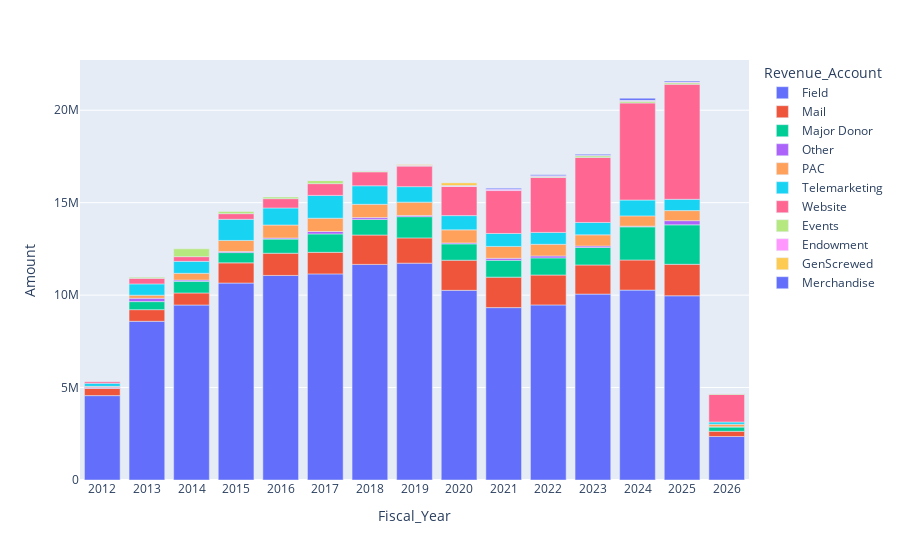

Source (notebook cell):
### Code cell
import plotly.express as px

# Remove records where Fiscal_Year contains 'Nov' (case-insensitive)
df_clean = df[~df['Fiscal_Year'].astype(str).str.contains('nov', case=False)]

revenue_per_year_account = df_clean.groupby(['Fiscal_Year','Revenue_Account'], as_index=False)['Amount'].sum()

revenue_per_year_account

revenue_per_year_account_chart = px.bar(revenue_per_year_account, x='Fiscal_Year', y='Amount', color='Revenue_Account')
revenue_per_year_account_chart.show()

### Figure 1 — Plotly figure (JSON) as saved in the notebook; plotly's stock layout.template omitted (floating-point values rounded to 4 significant figures)
{"data": [{"hovertemplate": "Revenue_Account=Field<br>Fiscal_Year=%{x}<br>Amount=%{y}<extra></extra>", "legendgroup": "Field", "marker": {"color": "#636efa", "pattern": {"shape": ""}}, "name": "Field", "orientation": "v", "showlegend": true, "textposition": "auto", "type": "bar", "x": ["2012", "2013", "2014", "2015", "2016", "2017", "2018", "2019", "2020", "2021", "2022", "2023", "2024", "2025", "2026"], "xaxis": "x", "y": [4564000.0, 8584000.0, 9465000.0, 10650000.0, 11060000.0, 11150000.0, 11660000.0, 11730000.0, 10260000.0, 9324000.0, 9469000.0, 10050000.0, 10270000.0, 9964000.0, 2354000.0], "yaxis": "y"}, {"hovertemplate": "Revenue_Account=Mail<br>Fiscal_Year=%{x}<br>Amount=%{y}<extra></extra>", "legendgroup": "Mail", "marker": {"color": "#EF553B", "pattern": {"shape": ""}}, "name": "Mail", "orientation": "v", "showlegend": true, "textposition": "auto", "type": "bar", "x": ["2012", "2013", "2014", "2015", "2016", "2017", "2018", "2019", "2020", "2021", "2022", "2023", "2024", "2025", "2026"], "xaxis": "x", "y": [398500.0, 629600.0, 652100.0, 1092000.0, 1201000.0, 1166000.0, 1588000.0, 1366000.0, 1631000.0, 1649000.0, 1617000.0, 1576000.0, 1630000.0, 1702000.0, 279600.0], "yaxis": "y"}, {"hovertemplate": "Revenue_Account=Major Donor<br>Fiscal_Year=%{x}<br>Amount=%{y}<extra></extra>", "legendgroup": "Major Donor", "marker": {"color": "#00cc96", "pattern": {"shape": ""}}, "name": "Major Donor", "orientation": "v", "showlegend": true, "textposition": "auto", "type": "bar", "x": ["2012", "2013", "2014", "2015", "2016", "2017", "2018", "2019", "2020", "2021", "2022", "2023", "2024", "2025", "2026"], "xaxis": "x", "y": [6500.0, 434700.0, 627500.0, 556000.0, 763100.0, 995500.0, 846400.0, 1148000.0, 882100.0, 912000.0, 927000.0, 944300.0, 1793000.0, 2134000.0, 241000.0], "yaxis": "y"}, {"hovertemplate": "Revenue_Account=Other<br>Fiscal_Year=%{x}<br>Amount=%{y}<extra></extra>", "legendgroup": "Other", "marker": {"color": "#ab63fa", "pattern": {"shape": ""}}, "name": "Other", "orientation": "v", "showlegend": true, "textposition": "auto", "type": "bar", "x": ["2012", "2013", "2014", "2015", "2016", "2017", "2018", "2019", "2020", "2021", "2022", "2023", "2024", "2025", "2026"], "xaxis": "x", "y": [51550.0, 182000.0, 70370.0, 59920.0, 57350.0, 131600.0, 96870.0, 65740.0, 53640.0, 107300.0, 107000.0, 80000.0, 36820.0, 227200.0, 908.9], "yaxis": "y"}, {"hovertemplate": "Revenue_Account=PAC<br>Fiscal_Year=%{x}<br>Amount=%{y}<extra></extra>", "legendgroup": "PAC", "marker": {"color": "#FFA15A", "pattern": {"shape": ""}}, "name": "PAC", "orientation": "v", "showlegend": true, "textposition": "auto", "type": "bar", "x": ["2012", "2013", "2014", "2015", "2016", "2017", "2018", "2019", "2020", "2021", "2022", "2023", "2024", "2025", "2026"], "xaxis": "x", "y": [44440.0, 165500.0, 364600.0, 597200.0, 704400.0, 718300.0, 718100.0, 720900.0, 705600.0, 641400.0, 627800.0, 602900.0, 555300.0, 542300.0, 138000.0], "yaxis": "y"}, {"hovertemplate": "Revenue_Account=Telemarketing<br>Fiscal_Year=%{x}<br>Amount=%{y}<extra></extra>", "legendgroup": "Telemarketing", "marker": {"color": "#19d3f3", "pattern": {"shape": ""}}, "name": "Telemarketing", "orientation": "v", "showlegend": true, "textposition": "auto", "type": "bar", "x": ["2012", "2013", "2014", "2015", "2016", "2017", "2018", "2019", "2020", "2021", "2022", "2023", "2024", "2025", "2026"], "xaxis": "x", "y": [166800.0, 610400.0, 645700.0, 1142000.0, 922500.0, 1235000.0, 1003000.0, 838000.0, 770500.0, 700000.0, 642700.0, 670700.0, 858000.0, 611600.0, 124000.0], "yaxis": "y"}, {"hovertemplate": "Revenue_Account=Website<br>Fiscal_Year=%{x}<br>Amount=%{y}<extra></extra>", "legendgroup": "Website", "marker": {"color": "#FF6692", "pattern": {"shape": ""}}, "name": "Website", "orientation": "v", "showlegend": true, "textposition": "auto", "type": "bar", "x": ["2012", "2013", "2014", "2015", "2016", "2017", "2018", "2019", "2020", "2021", "2022", "2023", "2024", "2025", "2026"], "xaxis": "x", "y": [84840.0, 300000.0, 256200.0, 305600.0, 503700.0, 635100.0, 754300.0, 1122000.0, 1574000.0, 2322000.0, 2969000.0, 3519000.0, 5249000.0, 6225000.0, 1490000.0], "yaxis": "y"}, {"hovertemplate": "Revenue_Account=Events<br>Fiscal_Year=%{x}<br>Amount=%{y}<extra></extra>", "legendgroup": "Events", "marker": {"color": "#B6E880", "pattern": {"shape": ""}}, "name": "Events", "orientation": "v", "showlegend": true, "textposition": "auto", "type": "bar", "x": ["2013", "2014", "2015", "2016", "2017", "2018", "2019", "2020", "2022", "2023", "2024", "2025", "2026"], "xaxis": "x", "y": [64140.0, 421900.0, 123100.0, 88930.0, 168600.0, 39900.0, 2625.0, 7875.0, 50250.0, 86180.0, 93690.0, 78390.0, 53410.0], "yaxis": "y"}, {"hovertemplate": "Revenue_Account=Endowment<br>Fiscal_Year=%{x}<br>Amount=%{y}<extra></extra>", "legendgroup": "Endowment", "marker": {"color": "#FF97FF", "pattern": {"shape": ""}}, "name": "Endowment", "orientation": "v", "showlegend": true, "textposition": "auto", "type": "bar", "x": ["2017", "2018", "2019", "2020", "2021", "2022", "2023", "2024", "2025", "2026"], "xaxis": "x", "y": [10000.0, 40200.0, 30400.0, 40900.0, 68740.0, 51870.0, 30600.0, 38830.0, 41500.0, 20000.0], "yaxis": "y"}, {"hovertemplate": "Revenue_Account=GenScrewed<br>Fiscal_Year=%{x}<br>Amount=%{y}<extra></extra>", "legendgroup": "GenScrewed", "marker": {"color": "#FECB52", "pattern": {"shape": ""}}, "name": "GenScrewed", "orientation": "v", "showlegend": true, "textposition": "auto", "type": "bar", "x": ["2018", "2019", "2020", "2024"], "xaxis": "x", "y": [3150.0, 42580.0, 162200.0, 11030.0], "yaxis": "y"}, {"hovertemplate": "Revenue_Account=Merchandise<br>Fiscal_Year=%{x}<br>Amount=%{y}<extra></extra>", "legendgroup": "Merchandise", "marker": {"color": "#636efa", "pattern": {"shape": ""}}, "name": "Merchandise", "orientation": "v", "showlegend": true, "textposition": "auto", "type": "bar", "x": ["2020", "2021", "2022", "2023", "2024", "2025", "2026"], "xaxis": "x", "y": [63.05, 59140.0, 52030.0, 55240.0, 113700.0, 54180.0, 7873.0], "yaxis": "y"}], "layout": {"barmode": "relative", "legend": {"title": {"text": "Revenue_Account"}, "tracegroupgap": 0}, "margin": {"t": 60}, "xaxis": {"anchor": "y", "domain": [0, 1], "title": {"text": "Fiscal_Year"}}, "yaxis": {"anchor": "x", "domain": [0, 1], "title": {"text": "Amount"}}}}
